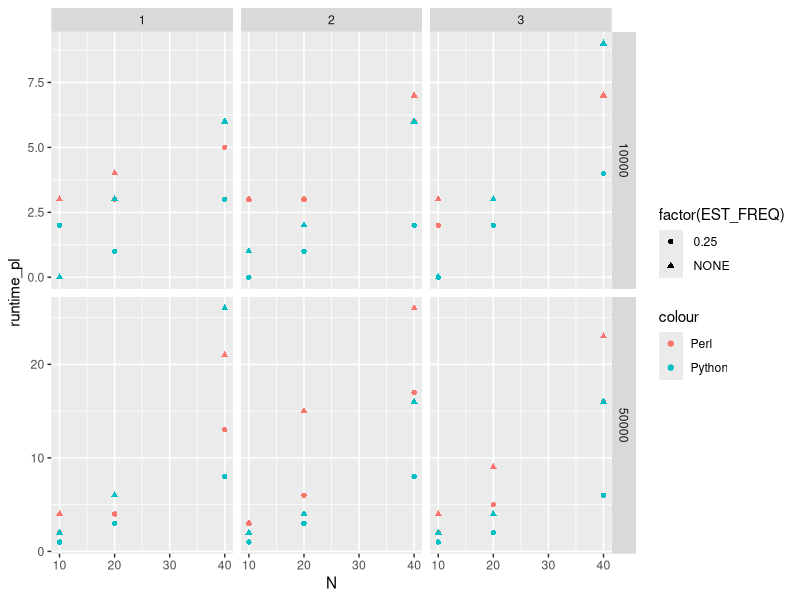

Reproduce this figure in R.
require(ggplot2)
require(dplyr)

speeds <- read.csv(file = "hamming_dist/speedcheck.txt")

p <- ggplot(
  data = speeds,
  aes(x = N, shape = factor(EST_FREQ))) +
  geom_point(aes(y = runtime_pl, color = "Perl")) +
  geom_point(aes(y = runtime_py, color = "Python")) +
  facet_grid(M ~ N_CPU, scales = "free")

ggsave(filename = "hamming_dist/speedcheck_noreturnfrommap.png", plot = p)